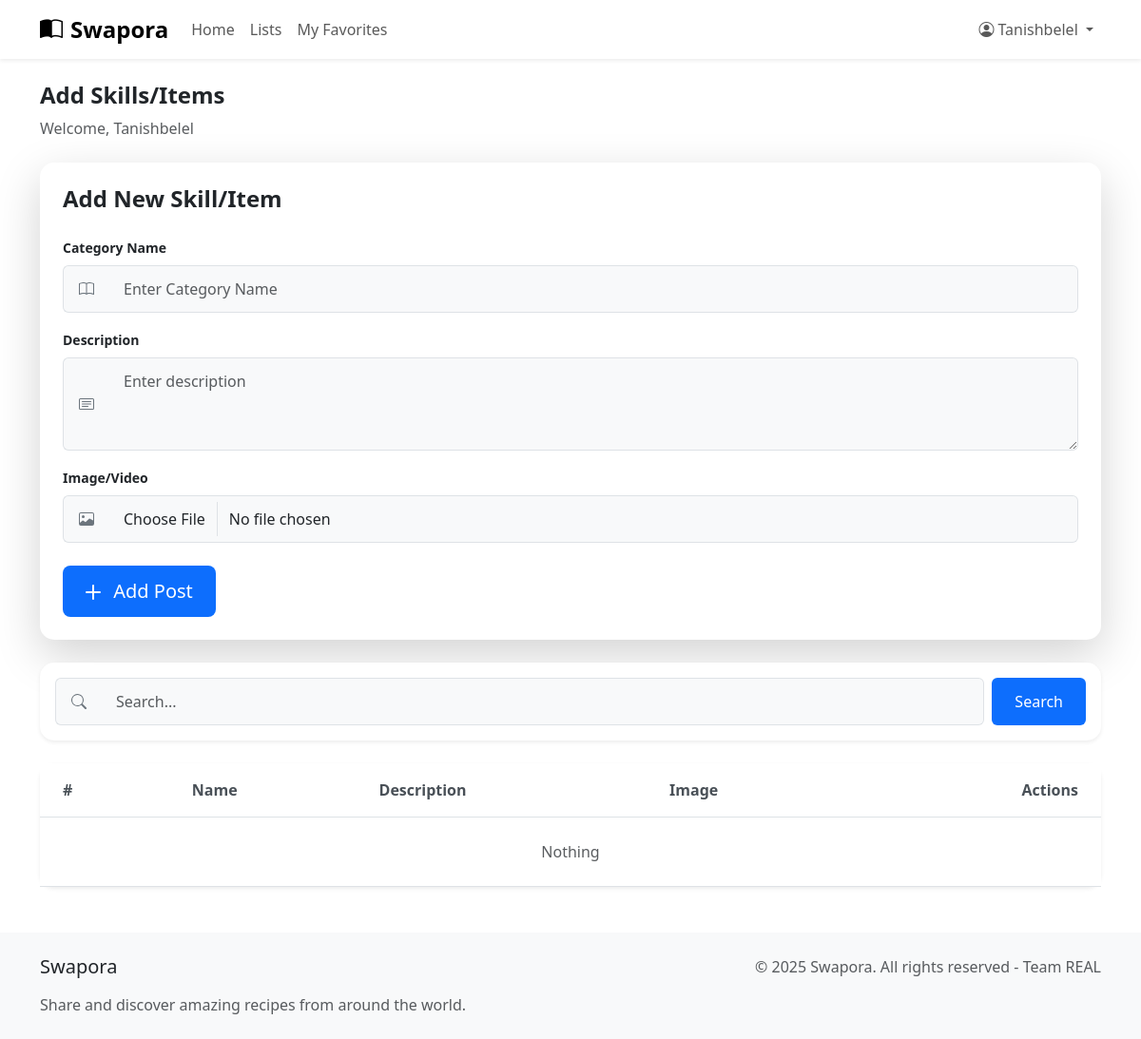
The app's page /recipes/ (signed in), older data.
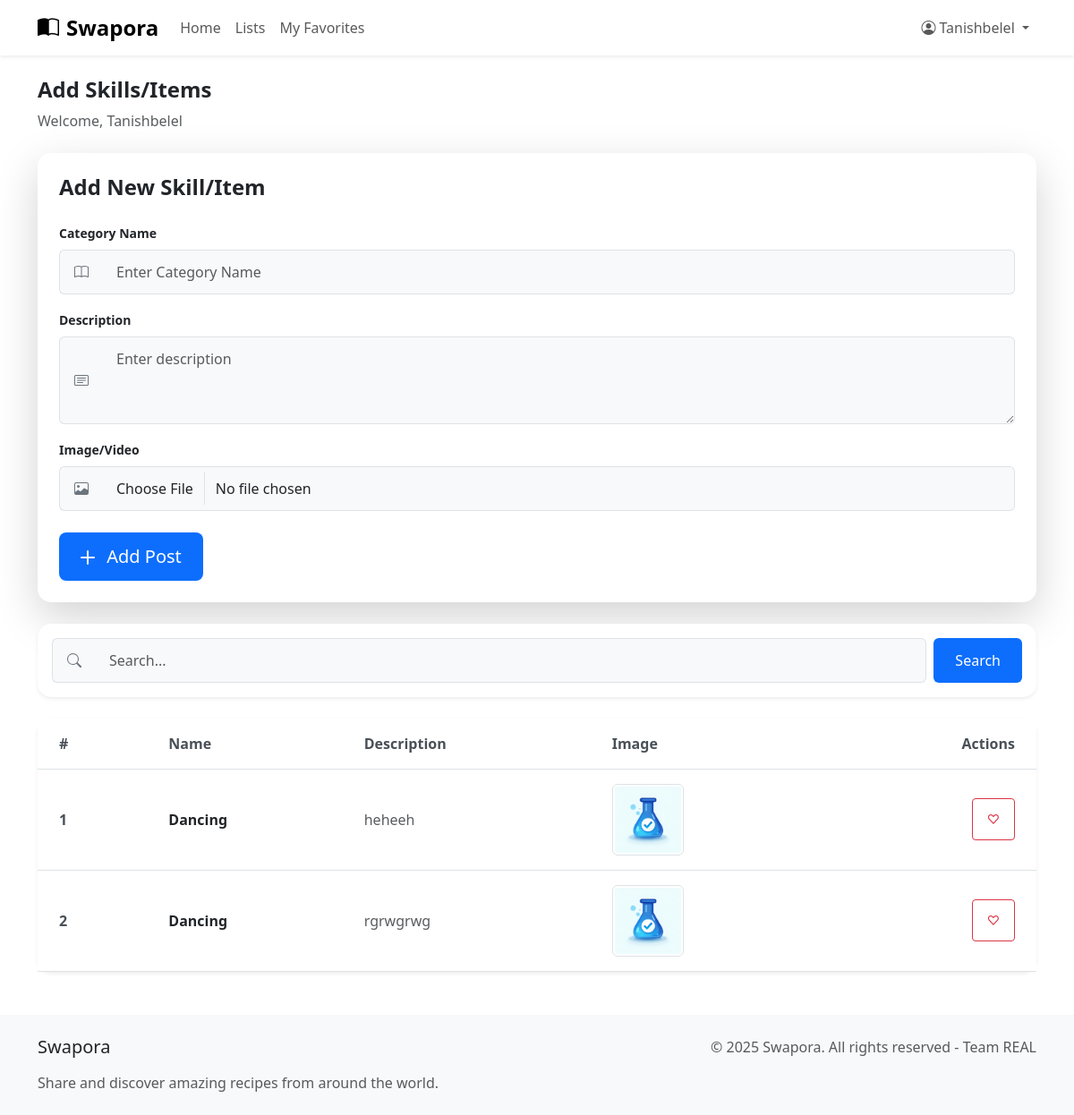
The same page, newer data.
### veggie/models.py (models this page shows)
class Recipe(models.Model):
    user = models.ForeignKey(User , on_delete=models.SET_NULL , null = True , blank = True)
    recipe_name = models.CharField(max_length=100)
    recipe_des = models.TextField()
    recipe_image = models.ImageField(upload_to = "recipes/")
    created_at = models.DateTimeField(auto_now_add=True)

### veggie/views.py (the view, shortened to what this page needs)
# urls.py: path('recipes/' , recipes , name = "recipes"),
@login_required(login_url = '/login/')
def recipes(request):
    queryset = Recipe.objects.all()
    if request.GET.get('search'):
        queryset = queryset.filter(recipe_name__icontains = request.GET.get('search'))
    context = {'recipes': queryset}
    return render(request , "recipes.html", context)

### veggie/templates/recipes.html (shortened to what the changed rows need)
{% extends "base.html" %}
{% block start %}
<div class="container mt-4">
    <div class="card shadow-sm border-0">
        <div class="card-body p-0">
            <table class="table table-hover mb-0">
                <thead class="bg-light">
                    <tr>
                        <th scope="col" class="px-4">#</th>
                        <th scope="col">Name</th>
                        <th scope="col">Description</th>
                        <th scope="col">Image</th>
                        <th scope="col" class="text-end px-4">Actions</th>
                    </tr>
                </thead>
                <tbody>
                    {% for recipe in recipes %}
                    <tr>
                        <th scope="row" class="px-4">{{forloop.counter}}</th>
                        <td class="fw-semibold">{{recipe.recipe_name}}</td>
                        <td class="text-muted">{{recipe.recipe_des|truncatechars:100}}</td>
                        <td>
                            {% if recipe.recipe_image %}
                                <img src="/media/{{recipe.recipe_image}}" class="rounded" style="height: 80px; width: 80px; object-fit: cover;">
                            {% else %}
                                <span class="badge bg-light text-dark">No image</span>
                            {% endif %}
                        </td>
                        <td class="text-end px-4">
                            <a onclick="toggleLabel()" class="btn btn-outline-danger btn-sm favs" data-recipe-id="{{recipe.id}}">♡</a>
                        </td>
                    </tr>
                    {% empty %}
                    <tr>
                        <td colspan="5" class="text-center py-4">
                            <p class="text-muted mb-0">
                                {% if request.GET.search %}
                                    Nothing to show "{{ request.GET.search }}"
                                {% else %}
                                    Nothing
                                {% endif %}
                            </p>
                        </td>
                    </tr>
                    {% endfor %}
                </tbody>
            </table>
        </div>
    </div>
</div>
{% endblock %}

Row changes from the older to the newer data that the page shows:
added Recipe: recipe_name "Dancing", recipe_des "heheeh", recipe_image (picture)
added Recipe: recipe_name "Dancing", recipe_des "rgrwgrwg", recipe_image (picture)
Text that changed along with them:
text no longer shown: "Nothing"
